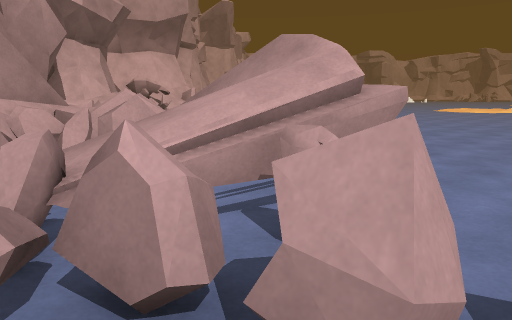
View 1 (above)

24 first-person views from a walk through a scene from a Unity 3-D project. The camera is 1.3 m above the floor, tilts 10° down and sees 70° across. The floor is counted in squares, 1 m on a side. Each view is taken from the middle of a square. On the plan, view 1 faces up. The plan holds only what a view shows up to about 15 squares ahead; the rest is blank. The place goes on beyond the plan. The player character is not drawn. Surface patterns are stand-ins for the level's own textures.

View 2
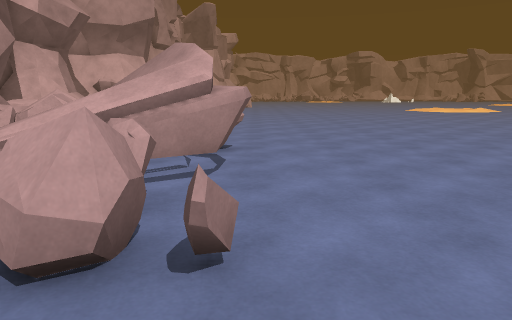

View 3
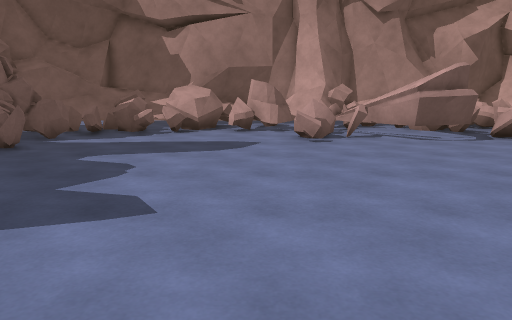

View 4
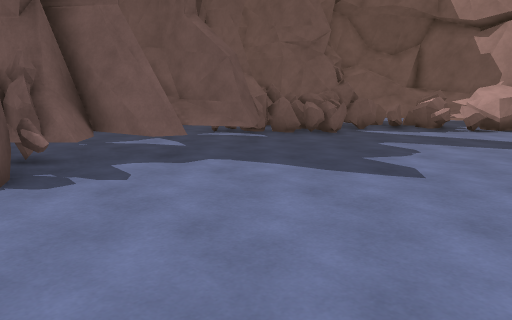

View 5
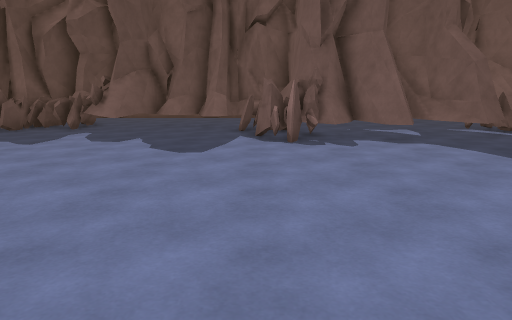

View 6
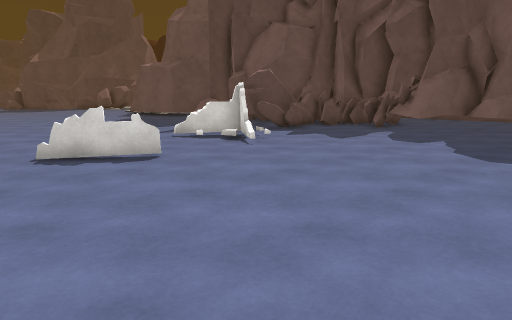

View 7
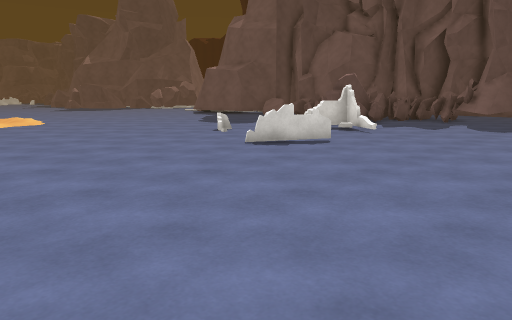

View 8
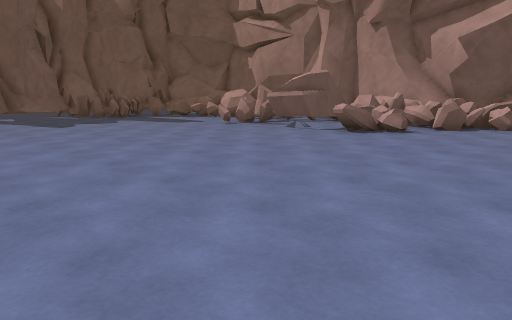

View 9
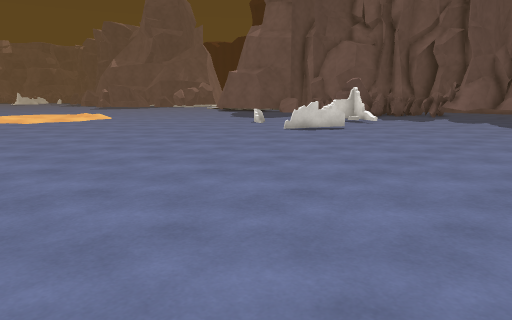

View 10
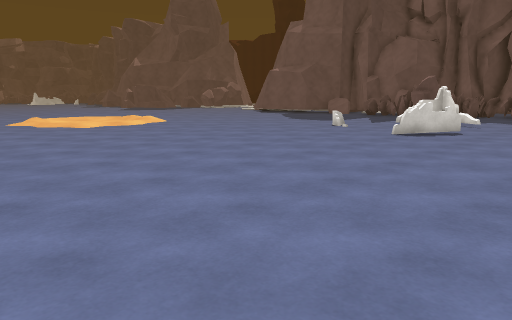

View 11
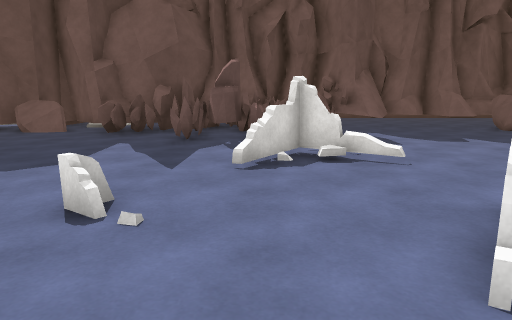

View 12
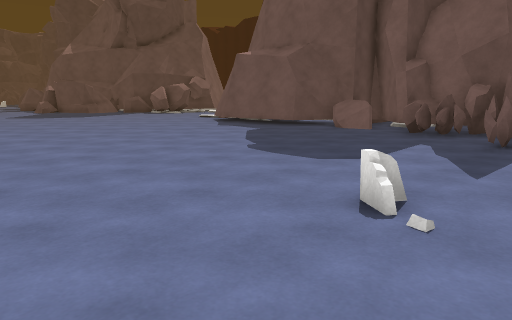

View 13
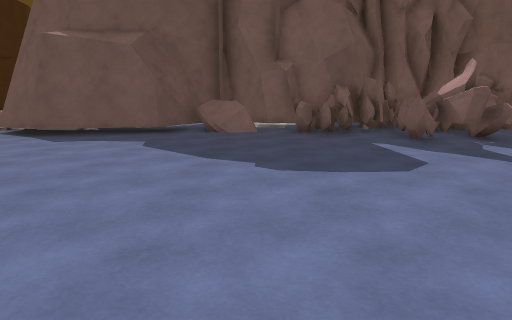

View 14
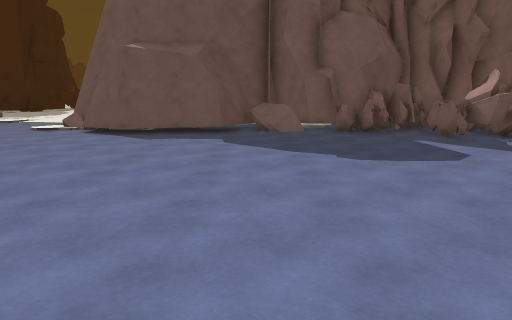

View 15
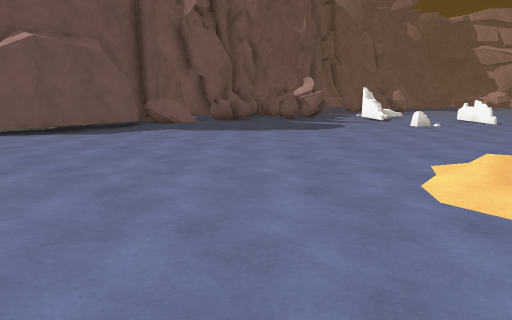

View 16
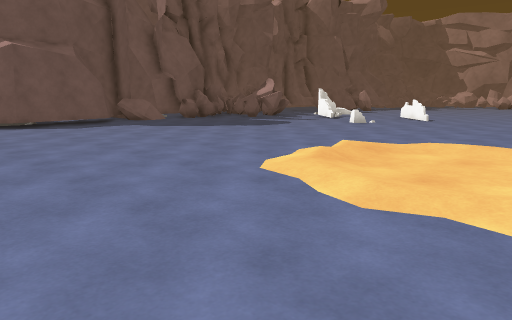

View 17
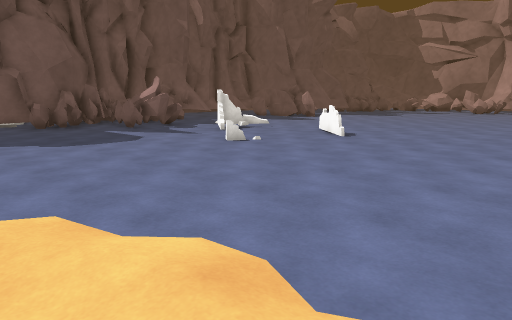

View 18
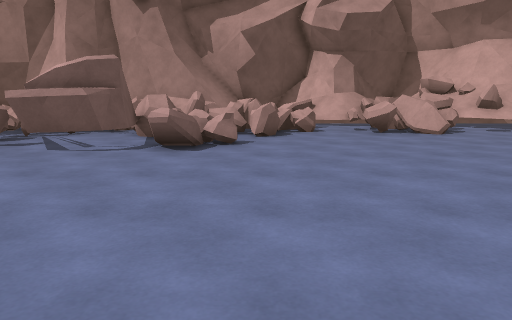

View 19
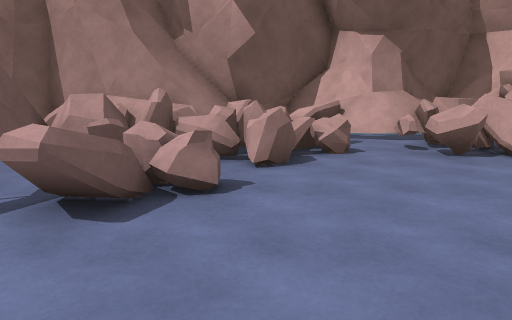

View 20
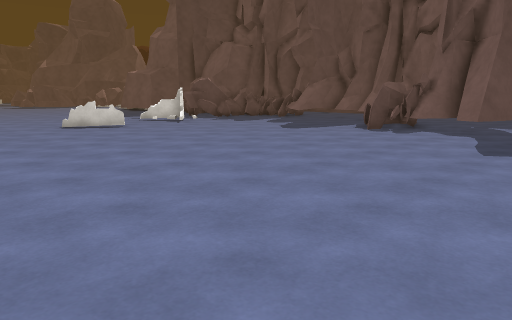

View 21
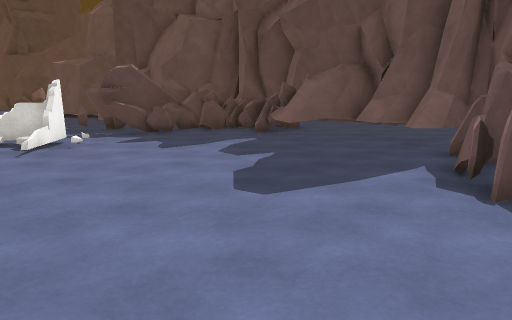

View 22
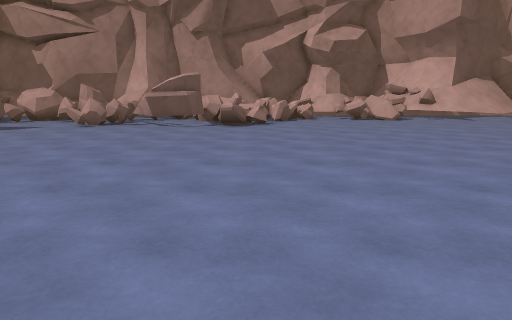

View 23
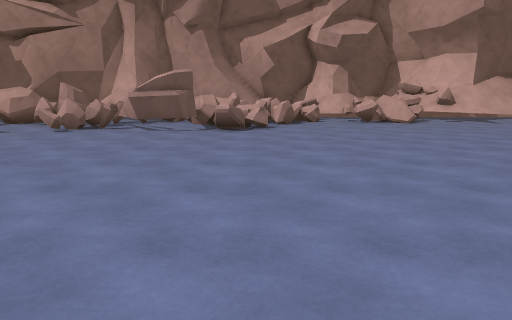

View 24
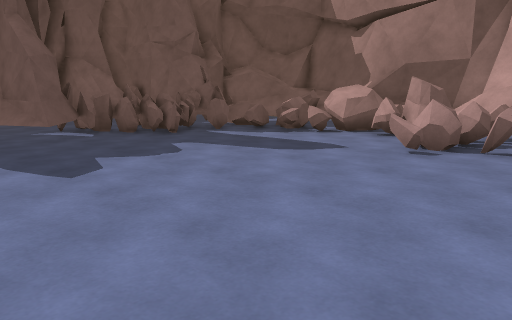

### Floor plan
Key: @ floor where view 1 was taken; # wall or solid block; . main floor; : floor 0.25 m higher than the main floor; / step, stairs or slope; = window, fence, low wall or low ledge; ^ raised ledge; O other object.
Columns run from 6 left of view 1 to 42 right of it. Each row starts with its distance up from view 1.
 16   #=..........
 15  ##=.............. .   . ..
 14  #=^................ .. ........
 13 ##O..................................
 12 ##==.....................................
 11 #====....................................
 10 ##=#^................................../:    .. .
  9 ##^^===.............................../     /...
  8  #^##=^^=............................./     .....
  7  #^=#=#................................:    .....
  6  ##^#^^##...............................   :....
  5  ##^^^^^^...............................///......
  4   ##^^^^.........................................
  3   ##====....................O...................
  2   #==#==....................O...................
  1   ###==.=..................O....O...............
  0    ##=@.........................................
 -1     #...........................................
 -2     #.........................O................
 -3     #=......................OOO................
 -4    =##=.........................................
 -5    ###........................##=...............
 -6    #====.=...=.##.=#..........###................
 -7    #==##=##.##.##^###.........=##.==.......###...
 -8    ### #######=######.........=^###=.##.#######..
 -9             #####   #=...===###^#####=#=#
-10                     #^=..################
-11                      #######

Positions as (right, up) in squares from view 1, and headings:
1: (0, 0), facing up
2: (2, -1), facing up
3: (12, 0), facing left
4: (14, 1), facing down-left
5: (14, 5), facing down
6: (14, 5), facing down-right
7: (15, 10), facing down-right
8: (13, 15), facing down-left
9: (13, 14), facing down-right
10: (17, 15), facing down-right
11: (24, 5), facing down
12: (24, 5), facing down-right
13: (31, 5), facing down
14: (33, 7), facing down
15: (42, 7), facing down-left
16: (42, 10), facing down-left
17: (34, 10), facing down-left
18: (10, 10), facing left
19: (5, 10), facing left
20: (6, 8), facing down-right
21: (12, 0), facing down-right
22: (17, 9), facing left
23: (15, 9), facing left
24: (10, 5), facing down-left
